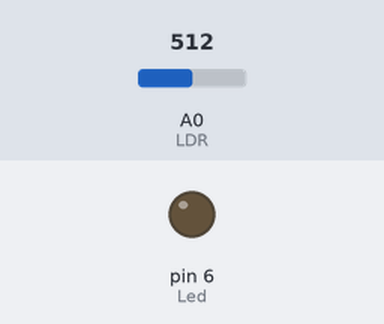
The sketch below on a simulated Arduino Uno, built with avr-gcc and run on an emulated ATmega328P. Shown: output pins drawn as LEDs (lit = HIGH). The inputs (shaded band) are chosen by the test bench; at power-on: A0 (LDR) = 512.

Above: at 1.2 s.
1.3 s: A0 (LDR) set to 160
2.8 s: A0 (LDR) set to 133
At 7.65 s:
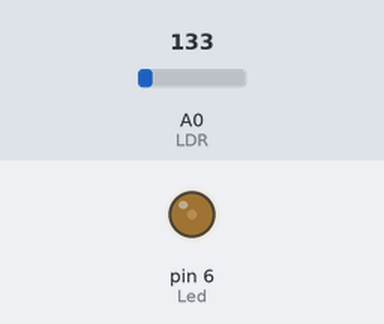
At 12.46 s:
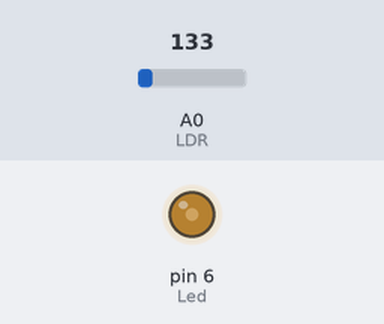
Timing chart, 0 to 17.3 s (numbered marks = the images above; inputs shaded):
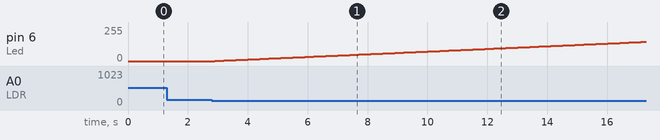

The sketch:

LED_Emergency.ino
```cpp
const int LDR = 0;
const int Led = 6;
int ValorLido = 0;
int pwm = 0;
void setup() {
  pinMode(Led, OUTPUT);
//  Serial.begin(9600);
}
void loop() {
//  ValorLido = analogRead(LDR);
//  Serial.print("Valor lido pelo LDR = ");
//  Serial.println(ValorLido);
//  delay(500);

  ValorLido = analogRead(LDR);
  if (ValorLido < 150) {
    analogWrite(Led, pwm);
    pwm++;
    delay(100);
  }
  else {
    digitalWrite(Led, LOW);
    pwm=0;
  }
  if (pwm > 255) {
    pwm = 255;
  }

}
```

Measured:
- the behaviour switches between 150 and 149 on A0 (LDR) (found by bisection; images 0 and 1)
- after the input at 1.3 s, every drawn part: stays the same
- after the input at 2.8 s, pin 6 (Led): moves from 0/255 to 144/255 over 14.3 s, starting after 0.10 s
